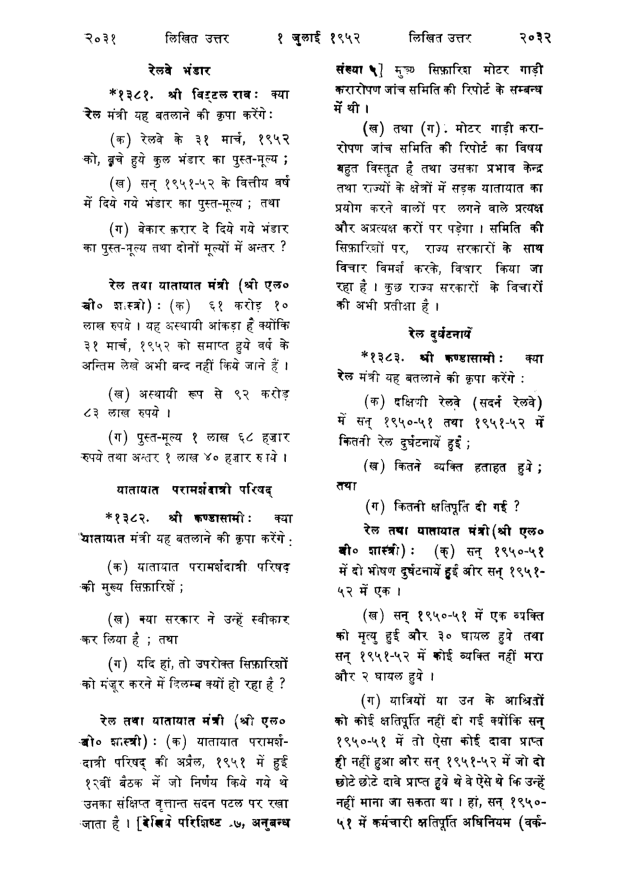
#> input picture Bounding-Boxes/images/29.jpg, 2475 x 3500 px (shown at 1/4 size); its folder holds 5 pictures in this run
$ jupyter execute --allow-errors KDE.ipynb
#> lines starting #> are read from the running program, lines starting #| are printed output that depends on the picture
[cell 1]
import numpy as np
import pickle
from matplotlib import pyplot as plt
import pandas as pd
import cv2
import json
from sklearn.cluster import KMeans
from sklearn.metrics import silhouette_score
from sklearn.cluster import AgglomerativeClustering
from scipy.signal import savgol_filter
from scipy.stats import zscore
from scipy.cluster.hierarchy import dendrogram, linkage,fcluster
from scipy.spatial.distance import chebyshev
from scipy.spatial.distance import pdist, squareform
from scipy.optimize import minimize

[cell 2]
class KDE():
    def __init__(self, kernel_type='gaussian'):
        self.kernel_type    = kernel_type
        self.bandwidth      = None
        self.X              = None

    def __kernel_function(self, X):
        if self.kernel_type == 'box':
            return np.where(np.abs(X) <= 1, 0.5, 0)
        elif self.kernel_type == 'gaussian':
            return 1 / (np.sqrt(2 * np.pi)) * np.exp(-0.5 * X**2)
        elif self.kernel_type == 'triangular':
            return np.where(np.abs(X) <= 1, 1 - np.abs(X), 0)

    def __pseudo_likelihood(self, bandwidth):
        diffs               = self.X - self.X[:, None]
        non_zero_diff_mask  = ~np.eye(self.X.shape[0], dtype=bool)
        non_zero_diffs      = diffs[non_zero_diff_mask, :].reshape(self.X.shape[0], self.X.shape[0] - 1, self.X.shape[1])

        kernel_output       = self.__kernel_function(non_zero_diffs / bandwidth)

        p_n_x_n             = np.mean(np.sum(kernel_output, axis=1), axis=1) / bandwidth

        pseudo_likelihood   = np.mean(np.log(p_n_x_n, where=p_n_x_n > 0))

        return -pseudo_likelihood

    def __get_bandwidth(self):
        initial_bandwidth   = np.std(self.X) * (4 / (3 * self.X.shape[0]))**0.2
        optimization_result = minimize(self.__pseudo_likelihood, initial_bandwidth, bounds=((1e-5, None),))
        optimial_bandwidth  = optimization_result.x[0]

        return optimial_bandwidth

    def fit(self, X):
        self.X          = X[..., None] if X.ndim == 1 else X
        self.bandwidth  = self.__get_bandwidth()

    def get_density(self, X):
        X               = X.reshape(-1, self.X.shape[1])
        diffs           = X[:, None] - self.X
        kernel_output   = self.__kernel_function(diffs / self.bandwidth)

        density         = np.sum(np.sum(kernel_output, axis=1), axis=1) / (self.X.shape[0] * self.bandwidth)

        return density

    def plot_pdf(self, X, ax=None, fig=None):
        if X.ndim == 1:
            X       = X.reshape(-1, self.X.shape[1])
            density = self.get_density(X)

            if ax is None:
                plt.hist(self.X, bins=50, density=True, color='orange', ec='black')
                plt.plot(X, density, color='green', lw=3)
                plt.title(f'KDE Plot of 1D Data with {self.kernel_type} Kernel and Bandwidth {np.round(self.bandwidth, 3)}')
                plt.show()
            else:
                ax.hist(self.X, bins=50, density=True, color='orange', ec='black')
                ax.plot(X, density, color='green', lw=3)
                ax.set_title(f'KDE Plot of 1D Data with {self.kernel_type} Kernel and Bandwidth {np.round(self.bandwidth, 3)}')

        elif X.ndim == 2:
            x_min, x_max = X[:, 0].min(), X[:, 0].max()
            y_min, y_max = X[:, 1].min(), X[:, 1].max()
            xx, yy = np.meshgrid(np.linspace(x_min, x_max, 100), np.linspace(y_min, y_max, 100))
            positions = np.vstack([xx.ravel(), yy.ravel()])

            densities = np.reshape(self.get_density(positions.T), xx.shape)

            if ax is None:
                plt.contourf(xx, yy, densities, cmap='Greens', levels=50, alpha=0.7)
                plt.scatter(self.X[:, 0], self.X[:, 1], color='orange', alpha=0.5)
                plt.xlim(x_min, x_max)
                plt.ylim(y_min, y_max)
                plt.title(f'KDE Plot of 2D Data with {self.kernel_type} Kernel and Bandwidth {np.round(self.bandwidth, 3)}')
                plt.colorbar()
                plt.show()
            else:
                contour = ax.contourf(xx, yy, densities, cmap='Greens', levels=50, alpha=0.7)
                ax.scatter(self.X[:, 0], self.X[:, 1], color='orange', alpha=0.5)
                ax.set_xlim(x_min, x_max)
                ax.set_ylim(y_min, y_max)
                ax.set_title(f'KDE Plot of 2D Data with {self.kernel_type} Kernel and Bandwidth {np.round(self.bandwidth, 3)}')
                fig.colorbar(contour, ax=ax)

[cell 3]
np.random.seed(42)

kernels  = ['box', 'gaussian', 'triangular']
fig, axs = plt.subplots(2, 3, figsize=(20, 10))

for i, kernel in enumerate(kernels):
    normal_1d = np.random.normal(loc=0, scale=1, size=1000)
    kde       = KDE(kernel_type=kernel)
    kde.fit(normal_1d)

    test_data_1d = np.linspace(-4, 7, 100)
    kde.plot_pdf(test_data_1d, ax=axs[0, i], fig=fig)

    normal_2d = np.random.multivariate_normal(mean=[0, 0], cov=[[1, 0.5], [0.5, 1]], size=100)
    kde       = KDE(kernel_type=kernel)
    kde.fit(normal_2d)

    x_2d = np.linspace(-2, 2, 100)
    y_2d = np.linspace(-2, 2, 100)
    X_2d, Y_2d = np.meshgrid(x_2d, y_2d)

    test_data_2d    = np.vstack([X_2d.ravel(), Y_2d.ravel()]).T
    kde.plot_pdf(test_data_2d, ax=axs[1, i], fig=fig)

fig.tight_layout()
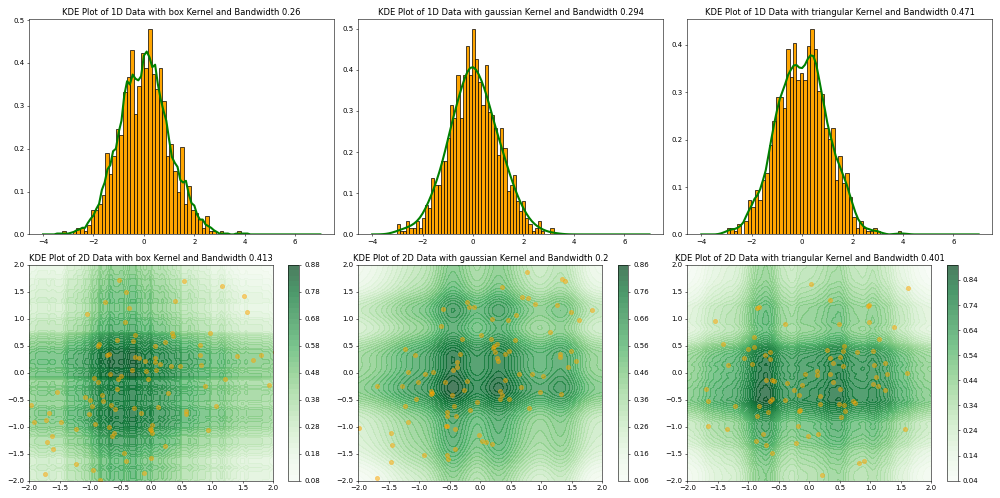
#> figure drawn by matplotlib, 9 panels; panel 1: tallest bar 0.479 high, from x = 0.164 to 0.306; panel 1: curve peaks at x = 0.111, y = 0.427; panel 2: tallest bar 0.499 high, from x = -0.0375 to 0.0868; panel 2: curve peaks at x = 0, y = 0.406

[cell 4]
def get_coordinates(cell_value):
    x,y = json.loads(cell_value)
    return int(x),int(y)

def create_dataframe(image_number):
    initial_data = pd.read_csv(f"Bounding-Boxes/CSV/TLBR_{image_number}.csv")
    column_names = [
        {'name': 'Id'},
        {'name':'Top-Left'},
        {'name':'Bottom-Right'},
        {'name': 'Top'},
        {'name': 'Left'},
        {'name': 'Bottom'},
        {'name': 'Right'},
        {'name': 'Top_Box'},
        {'name': 'Bottom_Box'},
        {'name': 'Left_Box'},
        {'name': 'Right_Box'},
        {'name':'Center'},
    ]
    euclidean = pd.DataFrame(columns=['Id','Top-Left','Bottom-Right','Top','Left','Bottom','Right','Center','Top_Box','Bottom_Box','Left_Box','Right_Box'])
    for index, row in initial_data.iterrows():
        bottom_right = get_coordinates(row['Bottom-Right'])
        bottom_right_x , bottom_right_y = bottom_right[0],bottom_right[1]
        top_left = get_coordinates(row['Top-Left'])
        top_left_x , top_left_y = top_left[0],top_left[1]
        bounding_box_id =  row['Id']
        Top = np.array([(top_left_x+bottom_right_x)/2,top_left_y])
        Left = np.array([top_left_x,(top_left_y+bottom_right_y)/2])
        Bottom = np.array([(top_left_x+bottom_right_x)/2,bottom_right_y])
        Right = np.array([bottom_right_x,(top_left_y+bottom_right_y)/2])
        Center = np.array([(top_left_x+bottom_right_x)//2,(top_left_y+bottom_right_y)//2])
        Top_box , Bottom_box , Left_box , Right_box = np.array([-1,0]),np.array([-1,0]) , np.array([-1,0]), np.array([-1,0])
        euclidean.loc[index] = [bounding_box_id,np.array(top_left),np.array(bottom_right),Top,Left,Bottom,Right,Center,Top_box,Bottom_box,Left_box,Right_box]
    return euclidean

[cell 5]
# [41 lines left out: functions get_horizontal_distances, get_vertical_distances, not called in this run]

[cell 6]
def plot_results(img_num, kernel_type='box', bandwidth=None):
    result_df = create_dataframe(img_num)
    result_img = cv2.cvtColor(cv2.imread(f"Bounding-Boxes/images/{img_num}.jpg"), cv2.COLOR_BGR2RGB)
    hkde = KDE(kernel_type=kernel_type)
    hdists = get_horizontal_distances(result_df)
    hkde.fit(hdists)
    h_threshold = np.percentile(hdists, 90)
    print(f"Horizontal threshold: {h_threshold}")
    print(f"Computed horizontal bandwidth: {hkde.bandwidth}")
    if bandwidth is not None:
        hkde.bandwidth = bandwidth
        print(f"Bandwidth hyperparameter value: {bandwidth}")
    print()

    vkde = KDE(kernel_type=kernel_type)
    vdists = get_vertical_distances(result_df)
    vkde.fit(vdists)
    v_threshold = np.percentile(vdists, 40)
    print(f"Vertical threshold: {v_threshold}")
    print(f"Computed vertical bandwidth: {vkde.bandwidth}")
    if bandwidth is not None:
        vkde.bandwidth = bandwidth
        print(f"Bandwidth hyperparameter value: {bandwidth}")
    print()

    for i, data in result_df.iterrows():
        cv2.rectangle(result_img, (int(data['Top-Left'][0]),int(data['Top-Left'][1])), (int(data['Bottom-Right'][0]),int(data['Bottom-Right'][1])), (255,0,0), 2)
        for j, data_2 in result_df.iterrows():
            if i != j:
                left_minimum = np.min(np.abs([data['Left'][0] - data_2['Right'][0],data['Left'][0] - data_2['Left'][0]]))
                right_minimum = np.min(np.abs([data['Right'][0] - data_2['Left'][0],data['Right'][0] - data_2['Right'][0]]))
                top_minimum = np.min(np.abs([data['Top'][1] - data_2['Bottom'][1],data['Top'][1] - data_2['Top'][1]]))
                bottom_minimum = np.min(np.abs([data['Bottom'][1] - data_2['Top'][1],data['Bottom'][1] - data_2['Bottom'][1]]))
                h_dist = np.min(np.abs([left_minimum,right_minimum]))
                v_dist = np.min(np.abs([top_minimum,bottom_minimum]))
                if h_dist <= h_threshold and v_dist <= v_threshold:
                    cv2.line(result_img, (data['Center'][0],data['Center'][1]), (data_2['Center'][0],data_2['Center'][1]), (0, 255, 0), 2)

    _, axs = plt.subplots(1, 3, figsize=(21, 7))

    test_dists = np.linspace(min(hdists), max(hdists), 1000)
    test_densities = hkde.get_density(test_dists)
    axs[0].plot(test_dists, test_densities)
    axs[0].axvline(h_threshold, color='red', ls='--', label='Horizontal threshold')
    axs[0].set_title(f'Horizontal density - {kernel_type} kernel - {np.round(hkde.bandwidth, 3) if bandwidth is None else np.round(bandwidth, 3)} bandwidth')
    axs[0].legend()

    test_dists = np.linspace(min(vdists), max(vdists), 1000)
    test_densities = vkde.get_density(test_dists)
    axs[1].plot(test_dists, test_densities)
    axs[1].axvline(v_threshold, color='red', ls='--', label='Vertical threshold')
    axs[1].set_title(f'Vertical density - {kernel_type} kernel - {np.round(vkde.bandwidth, 3) if bandwidth is None else np.round(bandwidth, 3)} bandwidth')
    axs[1].legend()

    axs[2].imshow(result_img)
    axs[2].axis('off')
    axs[2].set_title('Resulting document structure')
    plt.show()

#> (a cell that did not finish here is left out)

[cell 8]
hyperparam_imgs = [29, 145, 174, 250]
bandwidths = [10, 15]
kernels = ['box', 'gaussian', 'triangular']

#> (the rest of this cell did not finish here and is left out)


[cell 9]
# [50 lines left out: function make_connections, not called in this run]

[cell 10]
def create_dataframe_previous(image_number):
    initial_data = pd.read_csv(f"Bounding-Boxes/CSV/TLBR_{image_number}.csv")
    column_names = [
        {'name': 'Id'},
        {'name':'Top-Left'},
        {'name':'Bottom-Right'},
        {'name': 'Top'},
        {'name': 'Left'},
        {'name': 'Bottom'},
        {'name': 'Right'},
        {'name': 'Top_Box'},
        {'name': 'Bottom_Box'},
        {'name': 'Left_Box'},
        {'name': 'Right_Box'}
    ]
    euclidean = pd.DataFrame(columns=[col['name'] for col in column_names])
    column_names = [
        {'name': 'Id'},
        {'name': 'Centre'}
    ]
    center_data = pd.DataFrame(columns=[col['name'] for col in column_names])
    def get_coordinates(cell_value):
        x,y = json.loads(cell_value)
        return int(x),int(y)

    for index, row in initial_data.iterrows():
        bottom_right_x , bottom_right_y = get_coordinates(row['Bottom-Right'])
        top_left_x , top_left_y = get_coordinates(row['Top-Left'])
        bounding_box_id =  row['Id']
        Top , Bottom , Left , Right = (
            ((top_left_x + bottom_right_x) / 2, top_left_y),
            ((top_left_x + bottom_right_x) / 2, bottom_right_y),
            (top_left_x, (top_left_y + bottom_right_y) / 2),
            (bottom_right_x, (top_left_y + bottom_right_y) / 2)
        )
        Top_box , Bottom_box , Left_box , Right_box = (-1,0),(-1,0),(-1,0),(-1,0)
        euclidean.loc[index] = [bounding_box_id,(top_left_x,top_left_y),(bottom_right_x,bottom_right_y),Top,Left,Bottom,Right,Top_box,Bottom_box,Left_box,Right_box]
        center_data.loc[index] = [bounding_box_id,[(bottom_right_x+top_left_x)/2,(bottom_right_y+top_left_y)/2]]
    center_data[['X','Y']] = pd.DataFrame(center_data['Centre'].tolist(), columns=['X', 'Y'])
    def get_distance(z1, z2):
        return np.sqrt((z2[0] - z1[0]) ** 2 + (z2[1] - z1[1]) ** 2)

    # [21 lines left out: function find_closest_bounding_box, not called in this run]

    vertical_distances = []
    horizontal_distances = []
    for index, row in euclidean.iterrows():
        euclidean.at[index, 'Top_Box'] = find_closest_bounding_box('Top',row)
        euclidean.at[index, 'Bottom_Box'] = find_closest_bounding_box('Bottom',row)
        euclidean.at[index, 'Left_Box'] = find_closest_bounding_box('Left',row)
        euclidean.at[index, 'Right_Box'] = find_closest_bounding_box('Right',row)

        if euclidean.at[index, 'Top_Box'][0] != -1:
            vertical_distances.append(euclidean.at[index, 'Top_Box'][0])
        if euclidean.at[index, 'Left_Box'][0] != -1:
            horizontal_distances.append(euclidean.at[index, 'Left_Box'][0])
    clustering = dendrogram(linkage(center_data[['X', 'Y']], method='single', metric='minkowski'),
                        labels=center_data['Id'].tolist(),
                        orientation='top',
                        distance_sort='ascending',no_plot=True)
    cluster_id_mapping = {}
    cluster_labels = fcluster(linkage(center_data[['X', 'Y']], method='single', metric='minkowski'), t=5, criterion='distance')  # Adjust the threshold 't' as needed
    cluster_id_mapping = {id_: label for id_, label in zip(clustering['ivl'], cluster_labels)}
    unique_colors = set(clustering['color_list'])
    num_unique_colors = len(unique_colors)
    for color in unique_colors:
        ids_in_cluster = [id_ for id_, label_color in zip(clustering['ivl'], clustering['color_list']) if label_color == color]
        cluster_id = cluster_id_mapping.get(ids_in_cluster[0], None)  # Get cluster ID from the mapping
        cluster_centers = center_data[center_data['Id'].isin(ids_in_cluster)]
    vertical_distances.sort()
    horizontal_distances.sort()
    coordinates = euclidean[['Top', 'Bottom']].values
    centroids = [(np.mean([top[0], bottom[0]]), np.mean([top[1], bottom[1]])) for top, bottom in coordinates]
    wcss = []
    for num_clusters in range(1, 25):
        kmeans = KMeans(n_clusters=num_clusters, init='k-means++', max_iter=300, n_init=10, random_state=0)
        kmeans.fit(centroids)
        wcss.append(kmeans.inertia_)
    values = horizontal_distances
    window_length = 5
    polyorder = 2
    smoothed_values = savgol_filter(values, window_length, polyorder)
    z_scores = zscore(smoothed_values)
    outlier_threshold = 3
    non_outlier_indices = np.where(np.abs(z_scores) <= outlier_threshold)
    non_outlier_values = [values[i] for i in non_outlier_indices[0]]
    second_derivative = np.diff(np.diff(non_outlier_values))
    elbow_index = np.argmax(second_derivative) + 2
    optimal_value = values[elbow_index - 1]
    values = vertical_distances
    values = values[10:-10]
    window_length = 5
    polyorder = 2
    smoothed_values = savgol_filter(values, window_length, polyorder)
    z_scores = zscore(smoothed_values)
    outlier_threshold = 1.5
    non_outlier_indices = np.where(np.abs(z_scores) <= outlier_threshold)
    non_outlier_values = [values[i] for i in non_outlier_indices[0]]
    second_derivative = np.diff(np.diff(non_outlier_values))
    elbow_index = np.argmax(second_derivative) + 2
    optimal_value1 = values[elbow_index - 1]
    for index, row in euclidean.iterrows():
        if(euclidean.at[index, 'Top_Box'][0] >= optimal_value1):
            euclidean.at[index, 'Top_Box'][1] = 0
            euclidean.at[index, 'Top_Box'][0] = -1
        if(euclidean.at[index, 'Bottom_Box'][0] >= optimal_value1):
            euclidean.at[index, 'Bottom_Box'][1] = 0
            euclidean.at[index, 'Bottom_Box'][0] = -1
        if(euclidean.at[index, 'Left_Box'][0] >= optimal_value):
            euclidean.at[index, 'Left_Box'][0] = -1
            euclidean.at[index, 'Left_Box'][1] = 0
        if(euclidean.at[index, 'Right_Box'][0] >= optimal_value):
            euclidean.at[index, 'Right_Box'][1] = 0
            euclidean.at[index, 'Right_Box'][0] = -1
    return euclidean

[cell 11]
img = cv2.imread('Bounding-Boxes/images/29.jpg')
#> img is the input picture: shape (3500, 2475, 3); min 0, max 255, mean 238.5
#> (the rest of this cell did not finish here and is left out)

plt.figure(figsize=(20,12))
plt.imshow(make_connections(img,euclidean))

[cell 12]
from scipy.cluster.hierarchy import linkage, fcluster

def plot_comparision(img_num):
    result_df = create_dataframe(img_num)
